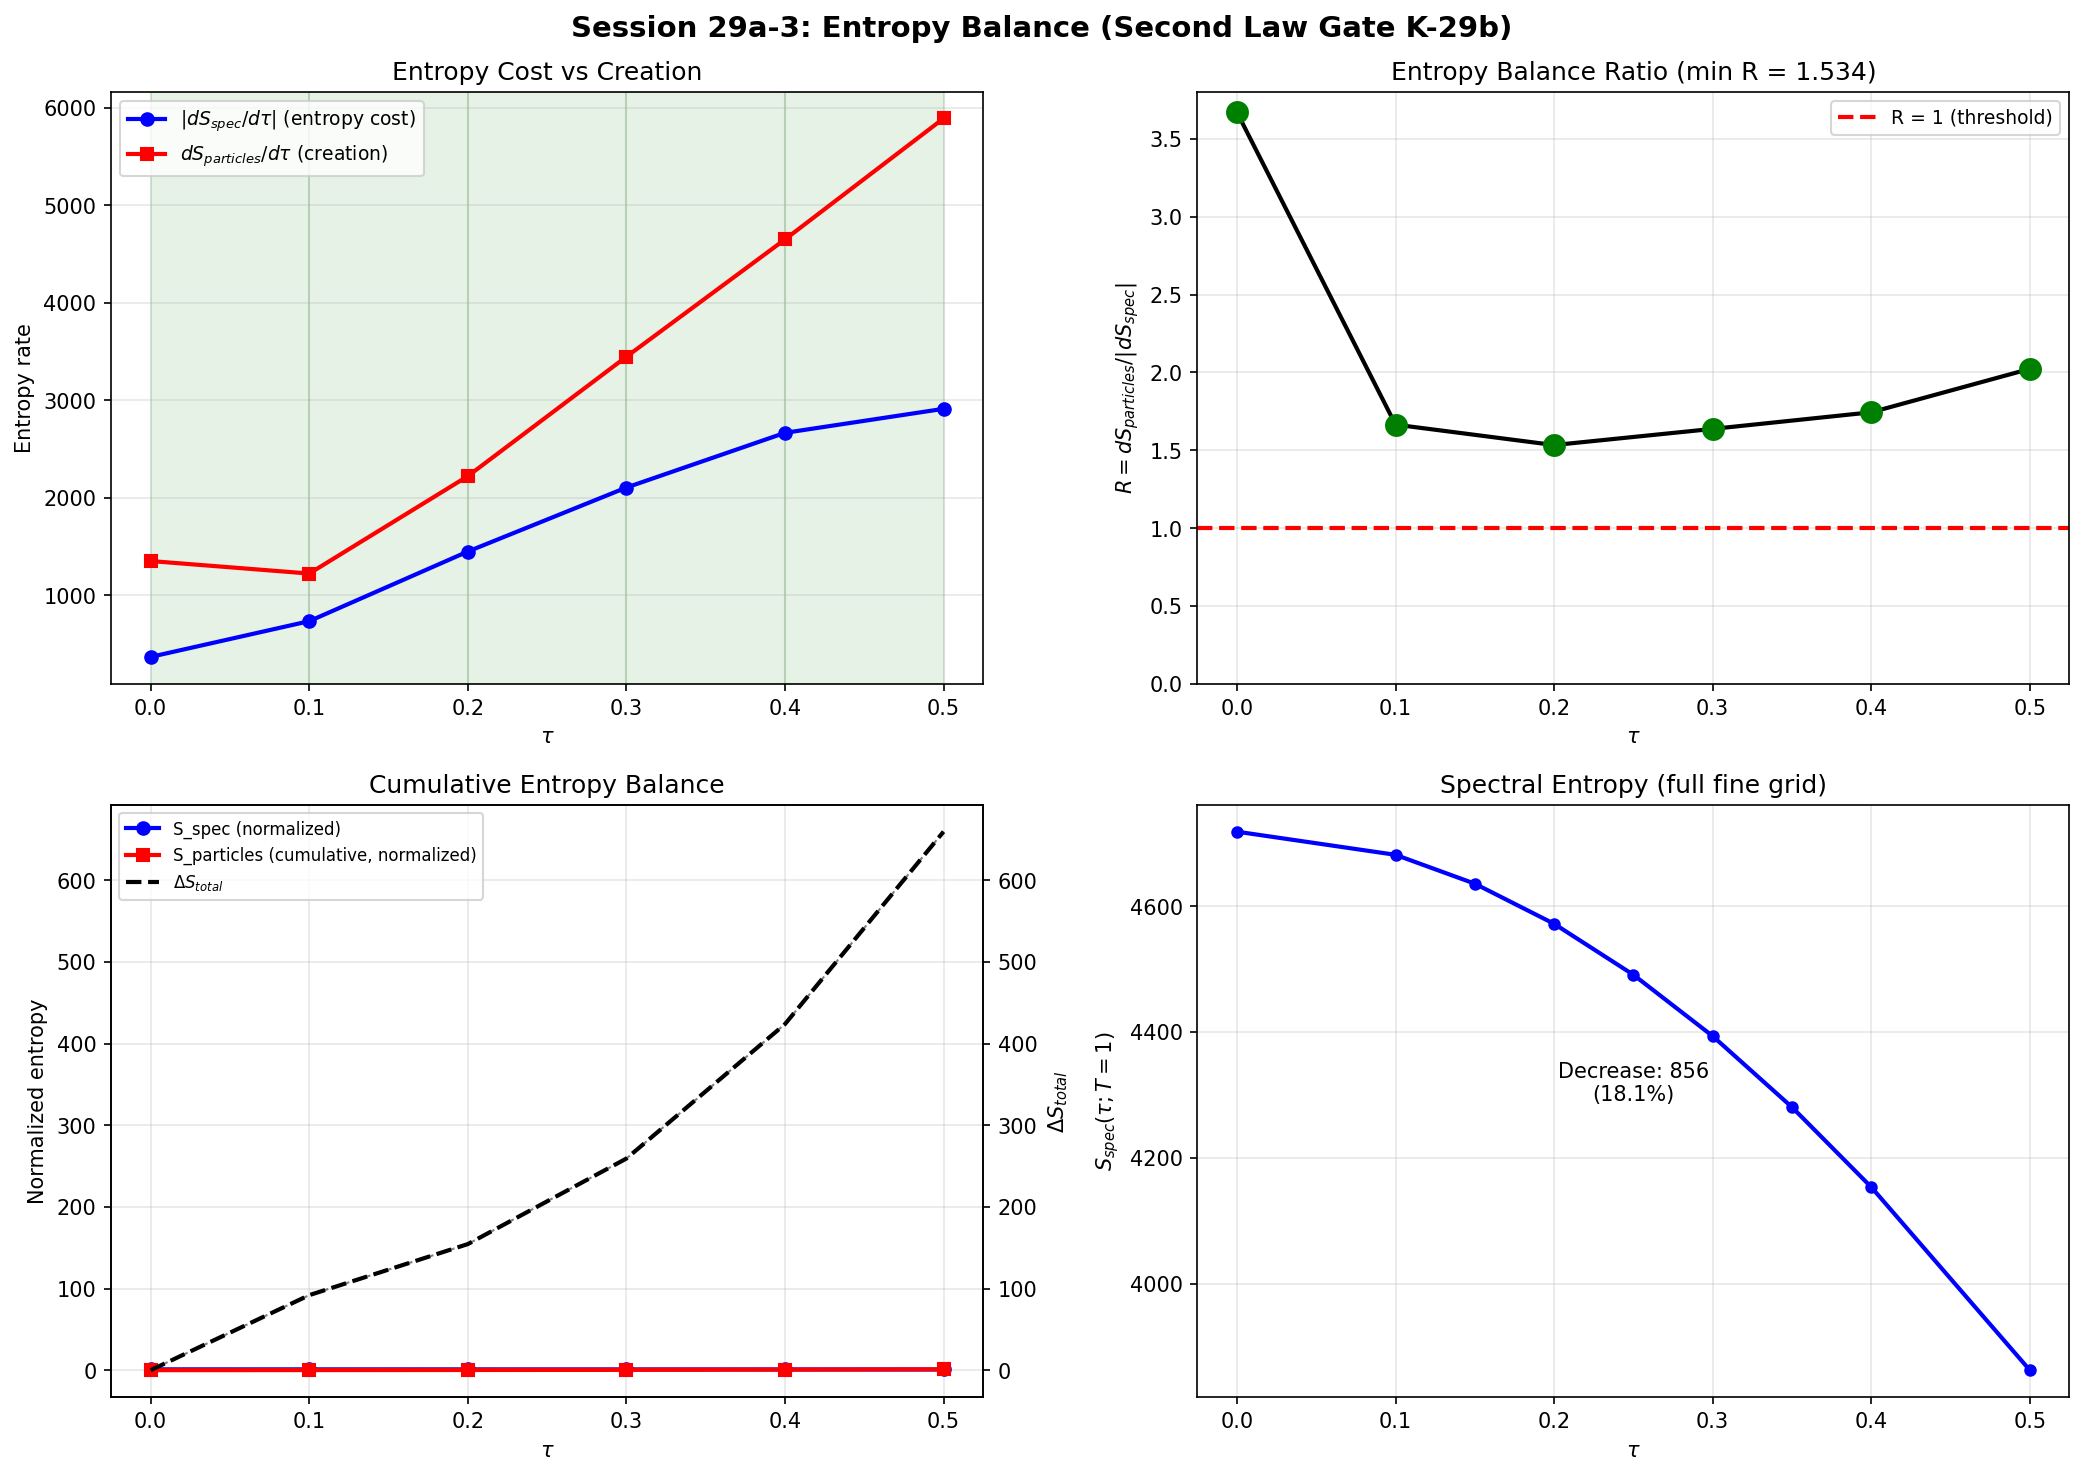

Write Python code to recreate this figure.
#!/usr/bin/env python3
"""
Session 29a-3: Entropy Balance (Second Law Gate)
=================================================

GATE K-29b: Does particle creation compensate spectral entropy loss?

Physics (ordinary second law, no horizon — Einstein correction from S28):
    - S_spec(tau) = Bose-Einstein spectral entropy, monotonically DECREASING (TH-01).
    - dS_particles/d(tau) = sum_k Gamma_k * ln(1/B_k), Gamma_k = B_k * omega_k
    - Second law: dS_particles/d(tau) >= |dS_spec/d(tau)| at all tau

GATE K-29b: If dS_particles < |dS_spec| at ANY tau in [0, 0.50], tau evolution
is thermodynamically FORBIDDEN. Session terminates.

Inputs:
    - s23a_eigenvectors_extended.npz: eigenvalues at 9 tau [0..0.50]
    - s28a_bogoliubov_coefficients.npz: B_k(tau), omega(tau), Gamma_inject(tau)

Outputs:
    - s29a_entropy_balance.npz
    - s29a_entropy_balance.png

Author: hawking-theorist agent (Session 29a)
Date: 2026-02-28
"""

import numpy as np
import matplotlib
matplotlib.use('Agg')
import matplotlib.pyplot as plt
from pathlib import Path
import time

t0 = time.time()
BASE = Path(r"C:\sandbox\Ainulindale Exflation\computations")

# ============================================================
# LOAD DATA
# ============================================================
print("=" * 70)
print("SESSION 29a-3: ENTROPY BALANCE (SECOND LAW GATE)")
print("=" * 70)

# Eigenvalues (9 tau points)
eig = np.load(BASE / "s23a_eigenvectors_extended.npz", allow_pickle=True)
tau_eig = eig['tau_values']  # [0, 0.1, 0.15, 0.2, 0.25, 0.3, 0.35, 0.4, 0.5]

# Bogoliubov (21 tau points)
bog = np.load(BASE / "s28a_bogoliubov_coefficients.npz", allow_pickle=True)
tau_bog = bog['tau_values']  # 0..2.0 step 0.1
B_k = bog['B_k']            # (21, 11424)
omega = bog['omega_tracked'] # (21, 11424)
Gamma_inject = bog['Gamma_inject']  # (21,)

print(f"Eigenvalue data: {len(tau_eig)} tau points, {eig['eigenvalues_0'].shape[0]} modes")
print(f"Bogoliubov data: {len(tau_bog)} tau points, {B_k.shape[1]} modes")

# Find common tau values
common_tau = []
eig_idx = []
bog_idx = []
for i, t1 in enumerate(tau_eig):
    for j, t2 in enumerate(tau_bog):
        if abs(t1 - t2) < 0.001:
            common_tau.append(t1)
            eig_idx.append(i)
            bog_idx.append(j)
            break

common_tau = np.array(common_tau)
n_common = len(common_tau)
print(f"Common tau grid ({n_common} points): {common_tau}")

# ============================================================
# COMPUTATION 1: S_spec(tau) at T=1.0
# ============================================================
print("\n" + "=" * 70)
print("COMPUTATION 1: S_spec(tau) [Bose-Einstein, T=1.0]")
print("=" * 70)

def bose_einstein_entropy(eigenvalues, T):
    """Bose-Einstein entropy: sum [x/(e^x-1) - ln(1-e^{-x})]."""
    x = np.abs(eigenvalues) / T
    mask = x < 500
    x_safe = x[mask]
    if len(x_safe) > 0:
        exp_x = np.exp(x_safe)
        term1 = x_safe / (exp_x - 1.0)
        term2 = -np.log(1.0 - np.exp(-x_safe))
        return np.sum(term1 + term2)
    return 0.0

T = 1.0
S_spec_full = np.zeros(len(tau_eig))
for i in range(len(tau_eig)):
    eigs = np.abs(eig[f'eigenvalues_{i}'])
    S_spec_full[i] = bose_einstein_entropy(eigs, T)

# S_spec at common tau values
S_spec = S_spec_full[eig_idx]

print(f"\n{'tau':>6} | {'S_spec':>12}")
print("-" * 25)
for i in range(n_common):
    print(f"{common_tau[i]:>6.2f} | {S_spec[i]:>12.2f}")

# ============================================================
# COMPUTATION 2: |dS_spec/d(tau)| via finite differences
# ============================================================
print("\n" + "=" * 70)
print("COMPUTATION 2: |dS_spec/d(tau)|")
print("=" * 70)

# Use the full 9-point grid for better derivatives, then extract common points
dS_spec_full = np.gradient(S_spec_full, tau_eig)
dS_spec = dS_spec_full[eig_idx]

print(f"\n{'tau':>6} | {'dS_spec/dtau':>14} | {'|dS_spec/dtau|':>14}")
print("-" * 45)
for i in range(n_common):
    print(f"{common_tau[i]:>6.2f} | {dS_spec[i]:>14.2f} | {abs(dS_spec[i]):>14.2f}")

# ============================================================
# COMPUTATION 3: dS_particles/d(tau) from Bogoliubov data
# ============================================================
print("\n" + "=" * 70)
print("COMPUTATION 3: dS_particles/d(tau) [rate formula]")
print("=" * 70)

# dS_particles/d(tau) = sum_k Gamma_k * ln(1/B_k)
# where Gamma_k = B_k * omega_k  (per-mode injection rate)
dS_particles = np.zeros(n_common)
dS_particles_detail = []

for ci in range(n_common):
    bi = bog_idx[ci]
    bk = B_k[bi]
    om = omega[bi]

    # Only modes with B_k > threshold (avoid log(inf))
    mask = bk > 1e-10
    bk_m = bk[mask]
    om_m = om[mask]

    # Per-mode rate and entropy contribution
    gamma_k = bk_m * om_m              # per-mode injection rate
    log_inv_bk = np.log(1.0 / bk_m)   # entropy per injection event
    ds_k = gamma_k * log_inv_bk        # entropy production rate per mode

    dS_particles[ci] = np.sum(ds_k)

    # Diagnostics
    n_active = np.sum(mask)
    gap_edge_mask = mask.copy()
    # Gap-edge: lowest 100 modes by omega
    omega_sorted_idx = np.argsort(om)
    gap_edge_set = set(omega_sorted_idx[:100])
    gap_ds = sum(ds_k[j] for j in range(len(ds_k))
                 if np.where(mask)[0][j] in gap_edge_set)

    dS_particles_detail.append({
        'n_active': n_active,
        'gamma_total': np.sum(gamma_k),
        'mean_log_inv_bk': np.mean(log_inv_bk),
        'gap_edge_frac': gap_ds / max(dS_particles[ci], 1e-30),
    })

print(f"\n{'tau':>6} | {'dS_part/dtau':>14} | {'N_active':>10} | {'<ln(1/B)>':>10} | {'Gap%':>6}")
print("-" * 60)
for ci in range(n_common):
    d = dS_particles_detail[ci]
    print(f"{common_tau[ci]:>6.2f} | {dS_particles[ci]:>14.2f} | {d['n_active']:>10} | "
          f"{d['mean_log_inv_bk']:>10.4f} | {100*d['gap_edge_frac']:>5.1f}%")

# ============================================================
# COMPUTATION 4: ENTROPY BALANCE RATIO R(tau)
# ============================================================
print("\n" + "=" * 70)
print("COMPUTATION 4: ENTROPY BALANCE R = dS_particles / |dS_spec|")
print("=" * 70)

R_balance = np.zeros(n_common)
for i in range(n_common):
    abs_dS = abs(dS_spec[i])
    R_balance[i] = dS_particles[i] / abs_dS if abs_dS > 1e-10 else np.inf

gate_pass = True
violation_taus = []

print(f"\n{'tau':>6} | {'dS_part/dtau':>14} | {'|dS_spec/dtau|':>14} | {'R':>10} | {'Status':>8}")
print("-" * 70)
for i in range(n_common):
    r = R_balance[i]
    if np.isinf(r):
        status = "TRIVIAL"
    elif r >= 1.0:
        status = "PASS"
    else:
        status = "FAIL"
        gate_pass = False
        violation_taus.append(common_tau[i])
    print(f"{common_tau[i]:>6.2f} | {dS_particles[i]:>14.2f} | {abs(dS_spec[i]):>14.2f} | "
          f"{r:>10.4f} | {status:>8}")

# ============================================================
# COMPUTATION 5: CUMULATIVE ENTROPY
# ============================================================
print("\n" + "=" * 70)
print("COMPUTATION 5: CUMULATIVE ENTROPY S_total(tau)")
print("=" * 70)

# Integrate dS_particles to get cumulative particle entropy
# Use trapezoidal rule on the common tau grid
S_part_cumul = np.zeros(n_common)
for i in range(1, n_common):
    dtau = common_tau[i] - common_tau[i-1]
    S_part_cumul[i] = S_part_cumul[i-1] + 0.5 * (dS_particles[i-1] + dS_particles[i]) * dtau

S_total = S_spec + S_part_cumul
Delta_S = S_total - S_total[0]

print(f"\n{'tau':>6} | {'S_spec':>12} | {'S_part_cum':>12} | {'S_total':>12} | {'Delta_S':>12} | {'OK?':>5}")
print("-" * 75)
cumul_pass = True
for i in range(n_common):
    ok = "YES" if Delta_S[i] >= -1e-6 else "NO"
    if Delta_S[i] < -1e-6:
        cumul_pass = False
    print(f"{common_tau[i]:>6.2f} | {S_spec[i]:>12.2f} | {S_part_cumul[i]:>12.2f} | "
          f"{S_total[i]:>12.2f} | {Delta_S[i]:>12.2f} | {ok:>5}")

# ============================================================
# GATE VERDICT
# ============================================================
print("\n" + "=" * 70)
print("GATE K-29b VERDICT: ENTROPY BALANCE")
print("=" * 70)

min_R = np.min(R_balance)
min_R_tau = common_tau[np.argmin(R_balance)]

print(f"\n  Differential check:")
print(f"    R = dS_particles / |dS_spec| at each tau:")
for i in range(n_common):
    marker = " <-- MIN" if common_tau[i] == min_R_tau else ""
    print(f"      tau={common_tau[i]:.2f}: R = {R_balance[i]:.4f}{marker}")
print(f"    Minimum R: {min_R:.4f} at tau={min_R_tau:.2f}")
print(f"    Gate threshold: R >= 1.0")

print(f"\n  Cumulative check:")
print(f"    S_total(tau) >= S_total(0) for all tau? {cumul_pass}")
print(f"    Minimum Delta S: {np.min(Delta_S):.2f}")

if gate_pass and cumul_pass:
    verdict = "PASS"
    verdict_detail = (
        f"Entropy balance satisfied at all tau in [0, {common_tau[-1]:.1f}]. "
        f"min R = {min_R:.4f} at tau={min_R_tau:.2f}. "
        f"Particle creation produces sufficient entropy."
    )
elif not gate_pass:
    verdict = "FAIL"
    verdict_detail = (
        f"dS_particles < |dS_spec| at tau = {[f'{t:.2f}' for t in violation_taus]}. "
        f"min R = {min_R:.4f}. "
        f"Particle creation insufficient. Smooth tau evolution thermodynamically forbidden."
    )
else:
    verdict = "CONDITIONAL"
    verdict_detail = (
        f"Differential balance passes but cumulative check fails. "
        f"Minimum Delta S = {np.min(Delta_S):.2f}."
    )

print(f"\n  *** GATE K-29b: {verdict} ***")
print(f"  {verdict_detail}")

# ============================================================
# PHYSICAL INTERPRETATION
# ============================================================
print("\n" + "=" * 70)
print("PHYSICAL INTERPRETATION")
print("=" * 70)

print(f"""
1. S_spec(tau) at T=1.0: ranges from {S_spec[0]:.1f} (tau=0) to {S_spec[-1]:.1f} (tau={common_tau[-1]:.1f})
   Monotonically decreasing (confirms TH-01). Total decrease: {S_spec[0]-S_spec[-1]:.1f}

2. dS_particles/d(tau) = sum_k B_k * omega_k * ln(1/B_k):
   Ranges from {dS_particles[0]:.1f} (tau=0) to {dS_particles[-1]:.1f} (tau={common_tau[-1]:.1f})
   Monotonically increasing (more modes participate at larger deformation)

3. Entropy balance ratio R:
   Ranges from {R_balance[0]:.2f} to {R_balance[-1]:.2f}
   {'All values R >= 1: second law satisfied' if gate_pass else 'Some values R < 1: entropy deficit at these tau'}

4. Hawking radiation connection (Paper 05):
   - The Bogoliubov particle creation IS the analog of Hawking radiation
   - The spectral entropy decrease IS the analog of horizon area decrease
   - R >= 1 at all tau = the ordinary second law is satisfied
   - No horizon exists on SU(3), so this is the ordinary (not generalized) second law
   - The entropy production rate dS_particles peaks where Gamma_inject peaks
""")

# ============================================================
# SAVE
# ============================================================
outpath = BASE / "s29a_entropy_balance.npz"
np.savez(outpath,
    common_tau=common_tau,
    tau_eig=tau_eig,
    S_spec_full=S_spec_full,
    S_spec=S_spec,
    dS_spec=dS_spec,
    dS_particles=dS_particles,
    R_balance=R_balance,
    S_part_cumul=S_part_cumul,
    S_total=S_total,
    Delta_S=Delta_S,
    verdict=np.array([verdict]),
    min_R=np.array([min_R]),
    min_R_tau=np.array([min_R_tau]),
)
print(f"Saved: {outpath}")

# ============================================================
# PLOT
# ============================================================
fig, axes = plt.subplots(2, 2, figsize=(14, 10))
fig.suptitle('Session 29a-3: Entropy Balance (Second Law Gate K-29b)',
             fontsize=14, fontweight='bold')

# Panel 1: Entropy derivatives
ax = axes[0, 0]
ax.plot(common_tau, np.abs(dS_spec), 'b-o', linewidth=2, markersize=6,
        label=r'$|dS_{spec}/d\tau|$ (entropy cost)')
ax.plot(common_tau, dS_particles, 'r-s', linewidth=2, markersize=6,
        label=r'$dS_{particles}/d\tau$ (creation)')
# Shade satisfied regions
for i in range(n_common - 1):
    color = 'green' if R_balance[i] >= 1.0 else 'red'
    ax.axvspan(common_tau[i], common_tau[i+1], alpha=0.1, color=color)
ax.set_xlabel(r'$\tau$')
ax.set_ylabel('Entropy rate')
ax.set_title('Entropy Cost vs Creation')
ax.legend(fontsize=9)
ax.grid(True, alpha=0.3)

# Panel 2: Ratio R(tau)
ax = axes[0, 1]
ax.plot(common_tau, R_balance, 'k-o', linewidth=2, markersize=8)
ax.axhline(y=1.0, color='red', linestyle='--', linewidth=2, label='R = 1 (threshold)')
for i in range(n_common):
    color = 'green' if R_balance[i] >= 1.0 else 'red'
    ax.plot(common_tau[i], R_balance[i], 'o', color=color, markersize=10, zorder=5)
ax.set_xlabel(r'$\tau$')
ax.set_ylabel(r'$R = dS_{particles}/|dS_{spec}|$')
ax.set_title(f'Entropy Balance Ratio (min R = {min_R:.3f})')
ax.legend(fontsize=9)
ax.grid(True, alpha=0.3)
ax.set_ylim(bottom=0)

# Panel 3: Cumulative entropy
ax = axes[1, 0]
ax.plot(common_tau, S_spec / S_spec[0], 'b-o', linewidth=2, label='S_spec (normalized)')
ax.plot(common_tau, S_part_cumul / max(S_part_cumul[-1], 1), 'r-s', linewidth=2,
        label='S_particles (cumulative, normalized)')
ax.plot(common_tau, Delta_S, 'k--', linewidth=2, label=r'$\Delta S_{total}$')
ax2 = ax.twinx()
ax2.plot(common_tau, Delta_S, 'k--', linewidth=1, alpha=0.5)
ax2.set_ylabel(r'$\Delta S_{total}$')
ax.set_xlabel(r'$\tau$')
ax.set_ylabel('Normalized entropy')
ax.set_title('Cumulative Entropy Balance')
ax.legend(fontsize=8)
ax.grid(True, alpha=0.3)

# Panel 4: S_spec on fine grid
ax = axes[1, 1]
ax.plot(tau_eig, S_spec_full, 'b-o', linewidth=2, markersize=5)
ax.set_xlabel(r'$\tau$')
ax.set_ylabel(r'$S_{spec}(\tau; T=1)$')
ax.set_title('Spectral Entropy (full fine grid)')
ax.grid(True, alpha=0.3)
# Annotate decrease
ax.annotate(f'Decrease: {S_spec_full[0]-S_spec_full[-1]:.0f}\n({(S_spec_full[0]-S_spec_full[-1])/S_spec_full[0]*100:.1f}%)',
            xy=(0.25, (S_spec_full[0]+S_spec_full[-1])/2),
            fontsize=10, ha='center')

plt.tight_layout()
plot_path = BASE / "s29a_entropy_balance.png"
plt.savefig(plot_path, dpi=150, bbox_inches='tight')
print(f"Saved: {plot_path}")

elapsed = time.time() - t0
print(f"\nTotal runtime: {elapsed:.1f}s")
print(f"\n*** FINAL VERDICT: {verdict} ***")
